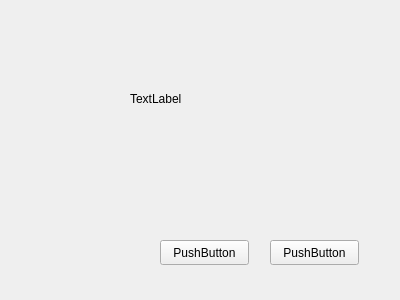
<?xml version="1.0" encoding="UTF-8"?>
<ui version="4.0">
 <class>Form</class>
 <widget class="QWidget" name="Form">
  <property name="geometry">
   <rect>
    <x>0</x>
    <y>0</y>
    <width>400</width>
    <height>300</height>
   </rect>
  </property>
  <property name="windowTitle">
   <string>Form</string>
  </property>
  <widget class="QPushButton" name="pushButton">
   <property name="geometry">
    <rect>
     <x>160</x>
     <y>240</y>
     <width>89</width>
     <height>25</height>
    </rect>
   </property>
   <property name="text">
    <string>PushButton</string>
   </property>
  </widget>
  <widget class="QPushButton" name="pushButton_2">
   <property name="geometry">
    <rect>
     <x>270</x>
     <y>240</y>
     <width>89</width>
     <height>25</height>
    </rect>
   </property>
   <property name="text">
    <string>PushButton</string>
   </property>
  </widget>
  <widget class="QLabel" name="label">
   <property name="geometry">
    <rect>
     <x>130</x>
     <y>90</y>
     <width>67</width>
     <height>17</height>
    </rect>
   </property>
   <property name="text">
    <string>TextLabel</string>
   </property>
  </widget>
 </widget>
 <resources/>
 <connections/>
</ui>
